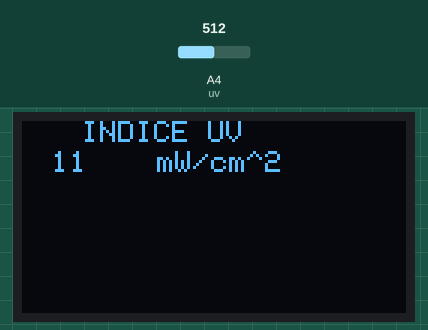
Simulated run of this sketch. Board: Arduino Mega 2560, built with avr-gcc and run on an emulated ATmega2560. Parts: 128×64 one-colour display. The inputs (shaded band) are chosen by the test bench; at power-on: A4 (uv) = 512. What the sketch prints to the serial monitor is not drawn.

Above: at 3.1 s.
3.2 s: A4 (uv) set to 529
7.9 s: A4 (uv) set to 546
At 11.9 s:
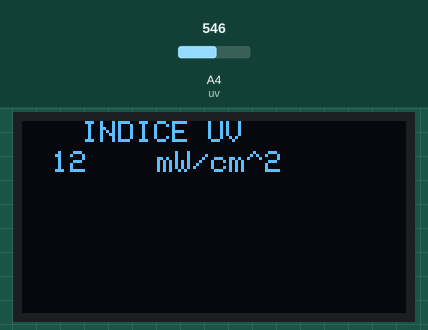
12.8 s: A4 (uv) set to 716
Timing chart, 0 to 15.8 s (numbered marks = the images above; inputs shaded):
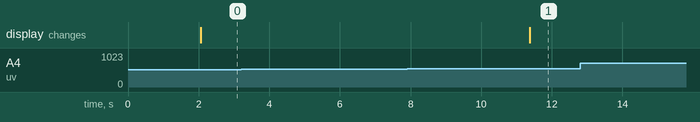

The sketch:

uvoled.ino
```cpp
#include <SPI.h>
#include <Wire.h>
#include <Adafruit_GFX.h>       //libreria oled
#include <Adafruit_SSD1306.h>   //libreria oled

#define OLED_RESET -1
Adafruit_SSD1306 oled(OLED_RESET);


int uv=A4, lectura;    //pin lectura sensor

void setup(){
  Serial.begin(9600);    // comunicacion de monitor serial a 9600 bps
  Serial2.begin(9600);    // comunicacion serie entre Arduino
                          //y bluetooth a 38400 bps
  oled.begin(SSD1306_SWITCHCAPVCC, 0x3C); //iniciamos I2C
                                          //posicion de memoria 0x3C
  oled.clearDisplay();


  }

void loop(){

  lectura=analogRead(uv);
  float voltaje=lectura*(3.3/669);
  int longOnda=map(lectura,0,669,0,1023);
  int indice=map(longOnda,0,1023,0,15);


  Serial.println("INDICE UV:"+String(indice)+"-Rango:"+String(longOnda));

  delay(2000);

  Serial2.println(String(indice));   // lee monitor serial
                                     //y envia a Bluetooth


oled.setCursor(20,0);  //oled display
  oled.setTextSize(1);
  oled.setTextColor(WHITE);
  oled.println("INDICE UV");

  oled.setCursor(10,10);  //oled display
  oled.setTextSize(1);
  oled.println(indice);

  oled.setCursor(45,10);  //oled display
  oled.setTextSize(1);
  oled.println("mW/cm^2");
  oled.display();

  delay(300);
  oled.clearDisplay();
  }
```

Measured:
- the behaviour switches between 535 and 536 on A4 (uv) (found by bisection; images 0 and 1)
- after the input at 3.2 s, every drawn part: stays the same
- after the input at 7.9 s, the display: changes after 3.5 s (image 1)
